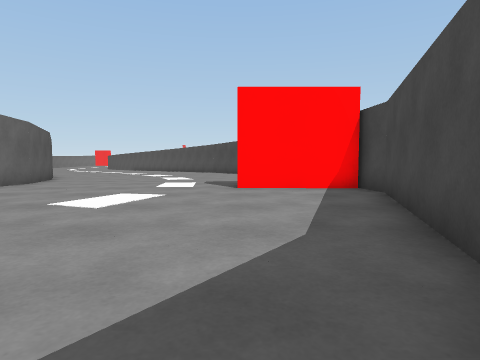
View 1 (above)

16 first-person views from a walk through a 3-D level made in the Unity game engine. The camera is 0.72 m above the floor, tilts 4° down and sees 75° across. The floor is counted in squares, 1 m on a side. Each view is taken from the middle of a square. On the plan, view 1 faces up. The plan holds only what a view shows up to about 10 squares ahead; the rest is blank. The place goes on beyond the plan. The player character is not drawn. Surface patterns are stand-ins for the level's own textures.

View 2
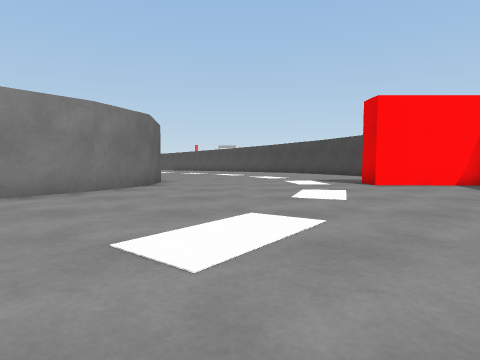

View 3
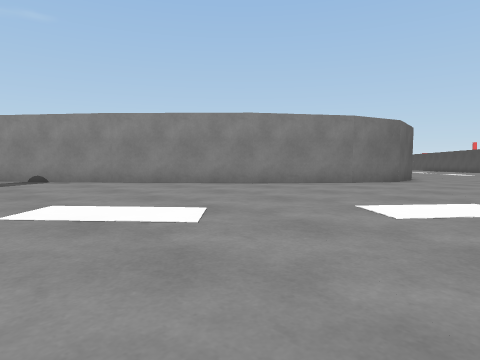

View 4
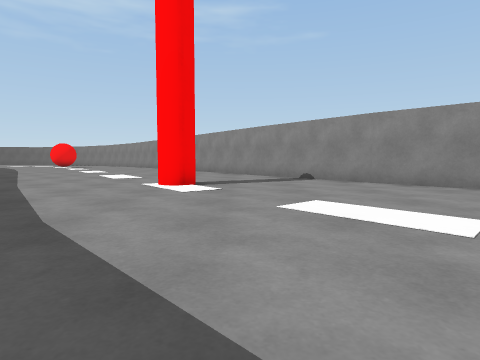

View 5
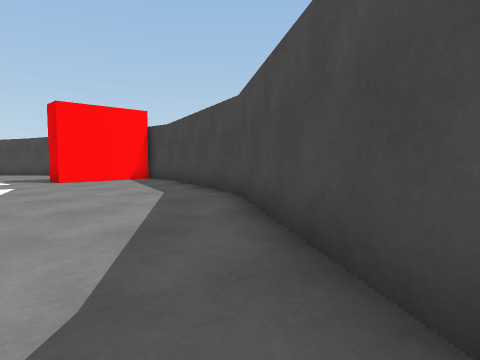

View 6
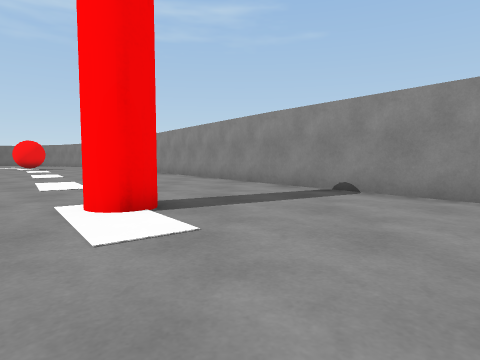

View 7
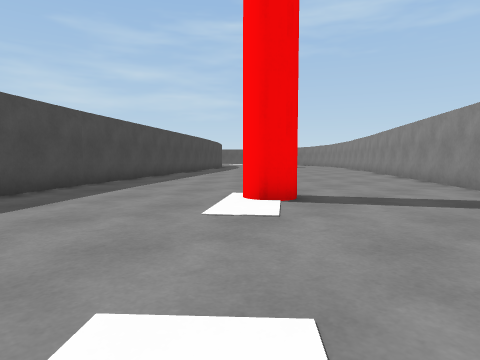

View 8
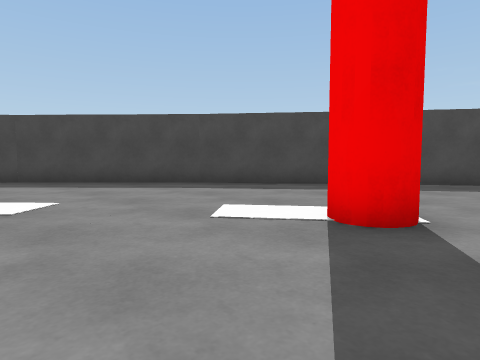

View 9
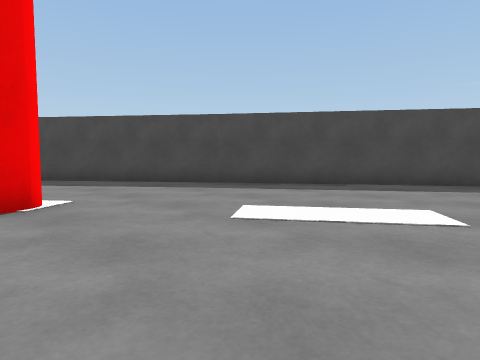

View 10
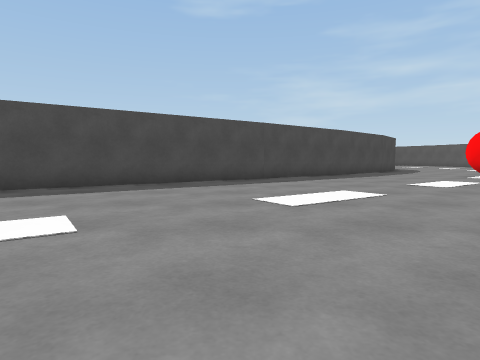

View 11
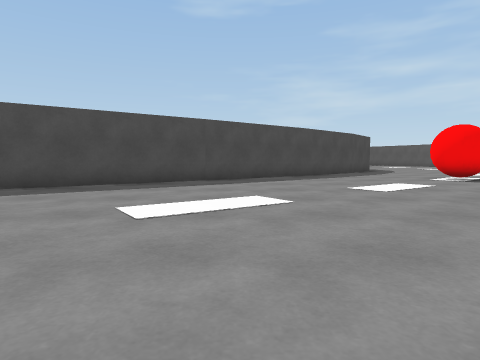

View 12
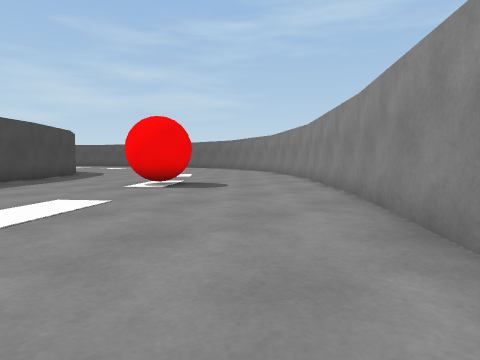

View 13
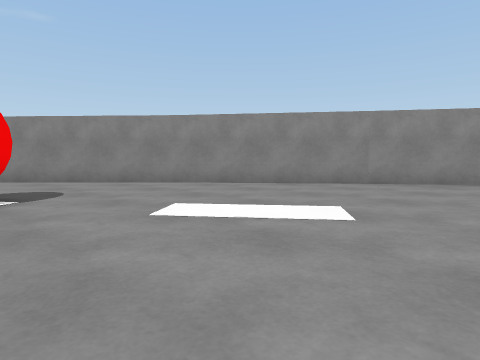

View 14
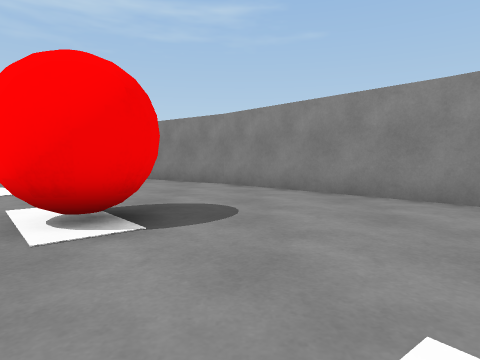

View 15
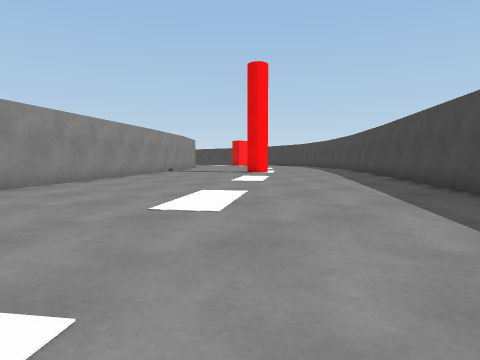

View 16
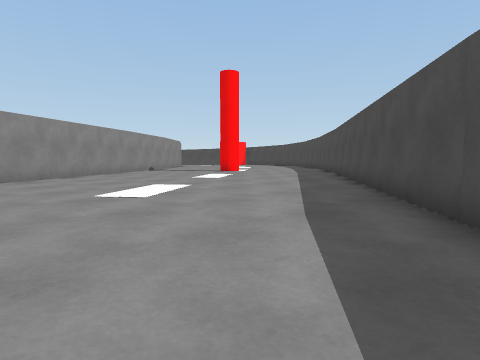

### Floor plan
Points are (right, up) in squares from view 1. A wall is a line through its corners. A room is listed if a view was taken in it or the views show most of it. See-through windows are left out.
Room 1 (views 1, 2, 3, 4, 5, 6, 7, 8)
walls: (-9, 3.6) (-12, 0.7); (-7.2, 6.1) (-9.1, 3.6); (-1.7, -3) (1.5, 1.5) (3.2, 6.9) (3.1, 8.1) (-0.1, 8.1) (-0.1, 9.1); (-12, 0.8) (-14.1, -0.9); (-6.8, 10.1) (-6.5, 7.9) (-7.3, 5.9); (-5.7, -6.7) (-1.7, -2.9); (-8.7, -9.2) (-5.4, -6.9)
ways out: opening at (-10.8, -5) to room 2
Room 2 (views 9, 10, 11, 12, 13, 14, 15, 16)
walls: (-24.6, -8.4) (-29.1, -11.8); (-19.1, -16.5) (-8.7, -9.2); (-29, -11.7) (-33, -15.5); (-15.7, -2.1) (-24.7, -8.4); (-14.1, -0.9) (-15.8, -2.2); (-32.9, -15.3) (-34, -16.8)
ways out: opening at (-10.8, -5) to room 1
objects: red ball (-28, -17) to (-27, -16)

Positions as (right, up) in squares from view 1, and headings:
1: (0, 0), facing up
2: (-4, -1), facing up
3: (-3, -3), facing up-left
4: (-3, -3), facing left
5: (-3, -3), facing up-right
6: (-7, -3), facing left
7: (-7, -1), facing down-left
8: (-13, -1), facing down-right
9: (-17, -4), facing down-right
10: (-18, -5), facing down
11: (-20, -6), facing down
12: (-23, -9), facing down-left
13: (-21, -17), facing up-left
14: (-24, -15), facing left
15: (-23, -15), facing up-right
16: (-23, -17), facing up-right
